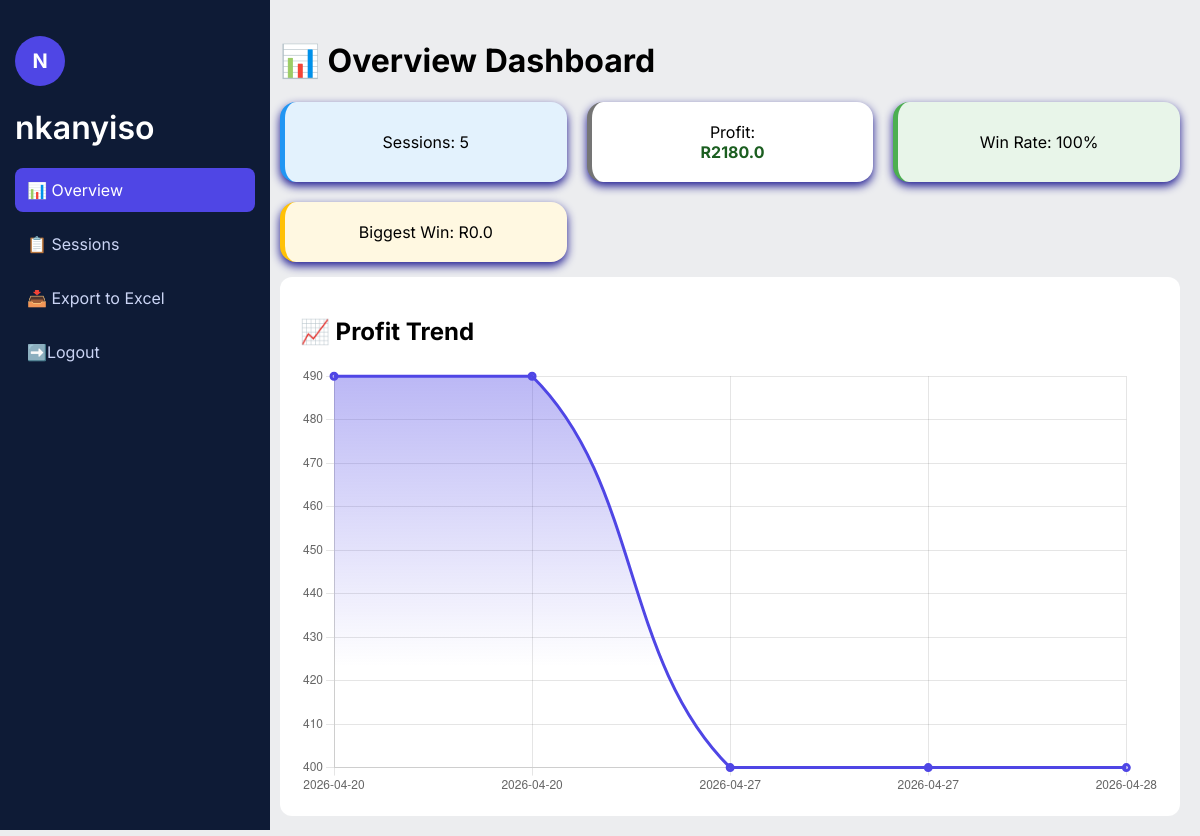
/overview/ (signed in), run on an earlier commit of the app's database.
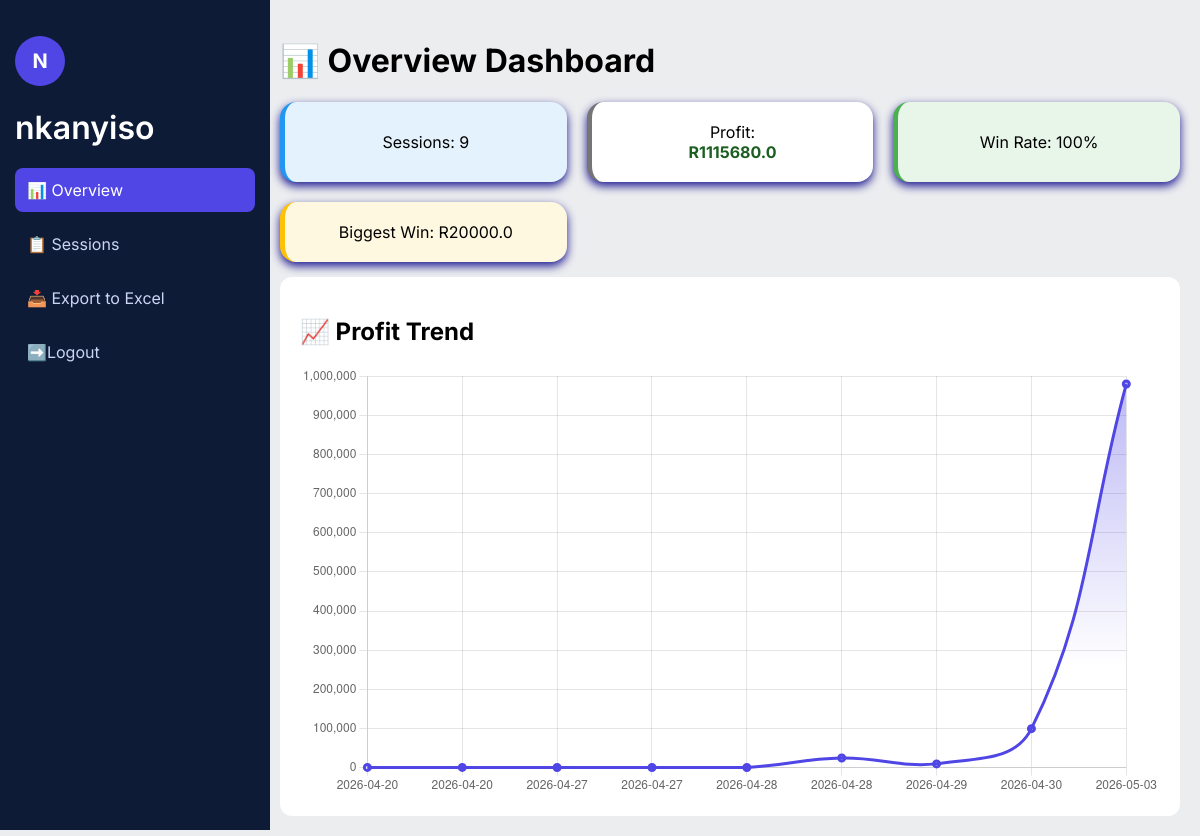
And on a later commit of the database.
### dashboard/models.py (models this page shows, shortened)
class GamingSession(models.Model):
    user = models.ForeignKey(User, on_delete=models.CASCADE, null = True)
    date = models.DateField()
    game_name = models.CharField(max_length=100)
    time_played = models.CharField(max_length=20)
    start_balance = models.FloatField()
    end_balance = models.FloatField()
    profit = models.FloatField(blank= True, null= True)
    spins = models.IntegerField()
    bet = models.FloatField()
    best_win = models.FloatField()
    bonus_buy = models.BooleanField(default=False)
    spin_mode = models.CharField(max_length=50)
    video_name = models.CharField(max_length=100, blank=True)
    created_at = models.DateTimeField(auto_now_add=True)

### dashboard/views.py (the view)
# urls.py: path('overview/', views.overview,name='overview'),
@login_required
def overview(request):
    sessions = GamingSession.objects.filter(user=request.user)
    total_sessions = sessions.count()
    total_profit = sum(s.profit or 0 for s in sessions)
    biggest_win = max([s.best_win for s in sessions], default=0)
    wins = sum(1 for s in sessions if (s.profit or 0) > 0)
    losses = sum(1 for s in sessions if (s.profit or 0) <= 0)
    win_rate = (wins / total_sessions * 100) if total_sessions > 0 else 0
    dates = [s.date.strftime("%Y-%m-%d") for s in sessions]
    profits = [s.profit or 0 for s in sessions]
    return render(request, 'dashboard/overview.html', {
        'total_sessions': total_sessions,
        'total_profit': total_profit,
        'biggest_win': biggest_win,
        'win_rate': round(win_rate),
        'dates': dates,
        'profits': profits,
        'wins': wins,
        'losses': losses,
    })

### dashboard/templates/dashboard/overview.html (shortened to what this page needs)
<!DOCTYPE html>
<html lang="en">
<head>
</head>
<body>
<div class="sidebar">
    <h1>
    <div class="profile">
        {{ request.user.username|first|upper }}
    </div>
    </h1>
     <h1>
    <span style="font-weight:600;">
        {{ request.user.username }}
    </span>
    </h1>
    <a href="{% url 'overview' %}" class="{% if request.path == '/overview/' %}active{% endif %}">
        📊 Overview
    </a>
    <a href="{% url 'dashboard' %}" class="{% if request.path == '/sessions/' %}active{% endif %}">
        📋 Sessions
    </a>
    <a href="{% url 'export_excel' %}" class="{% if request.path == '/export/' %}active{% endif %}">
    📥 Export to Excel
    </a>
    <a href="{% url 'logout' %}" class="{% if request.path == '/logout/' %}active{% endif %}">
        ➡️Logout
    </a>
</div>
<div class="main">
<div class="dashboard-header">
    <h1>📊 Overview Dashboard</h1>
    <div class="cards">
        <div class="card">Sessions: {{ total_sessions }}</div>
        <div class="card">
            Profit:
            <span class="{% if total_profit > 0 %}green{% else %}red{% endif %}">
                R{{ total_profit }}
            </span>
        </div>
        <div class="card">Win Rate: {{ win_rate }}%</div>
        <div class="card">Biggest Win: R{{ biggest_win }}</div>
    </div>
    <div class = "container">
        <div class="chart-box">
            <h2>📈 Profit Trend</h2>
            <canvas id="chart"></canvas>
        </div>
    </div>
</div>
<script>
const ctx = document.getElementById('chart').getContext('2d');
const gradient = ctx.createLinearGradient(0, 0, 0, 300);
gradient.addColorStop(0, "rgba(79, 70, 229, 0.4)");
gradient.addColorStop(1, "rgba(79, 70, 229, 0)");
new Chart(ctx, {
    type: 'line',
    data: {
        labels: {{ dates|safe }},
        datasets: [{
            label: 'Profit',
            data: {{ profits|safe }},
            borderColor: "#4f46e5",
            backgroundColor: gradient,
            borderWidth: 3,
            tension: 0.4,
            fill: true
        }]
    },
    options: {
        plugins: {
            legend: { display: false }
        }
    }
});
</script>
</body>
</html>

What changed in the data, as far as the page shows it:
no longer on this page (row unchanged): GamingSession: best_win "0.0"
added GamingSession: best_win "20000.0"
Also different on the page:
{{ total_sessions }}: "5" → "9"
{{ total_profit }}: "2180.0" → "1115680.0"
chart data {{ dates|safe }}: ['2026-04-20', '2026-04-20', '2026-04-27', '2026-04-27', '2026-04-28'] → ['2026-04-20', '2026-04-20', '2026-04-27', '2026-04-27', '2026-04-28', '2026-04-28', '2026-04-29', '2026-04-30', '2026-05-03']
chart data {{ profits|safe }}: [490.0, 490.0, 400.0, 400.0, 400.0] → [490.0, 490.0, 400.0, 400.0, 400.0, 24500.0, 9500.0, 99500.0, 980000.0]
